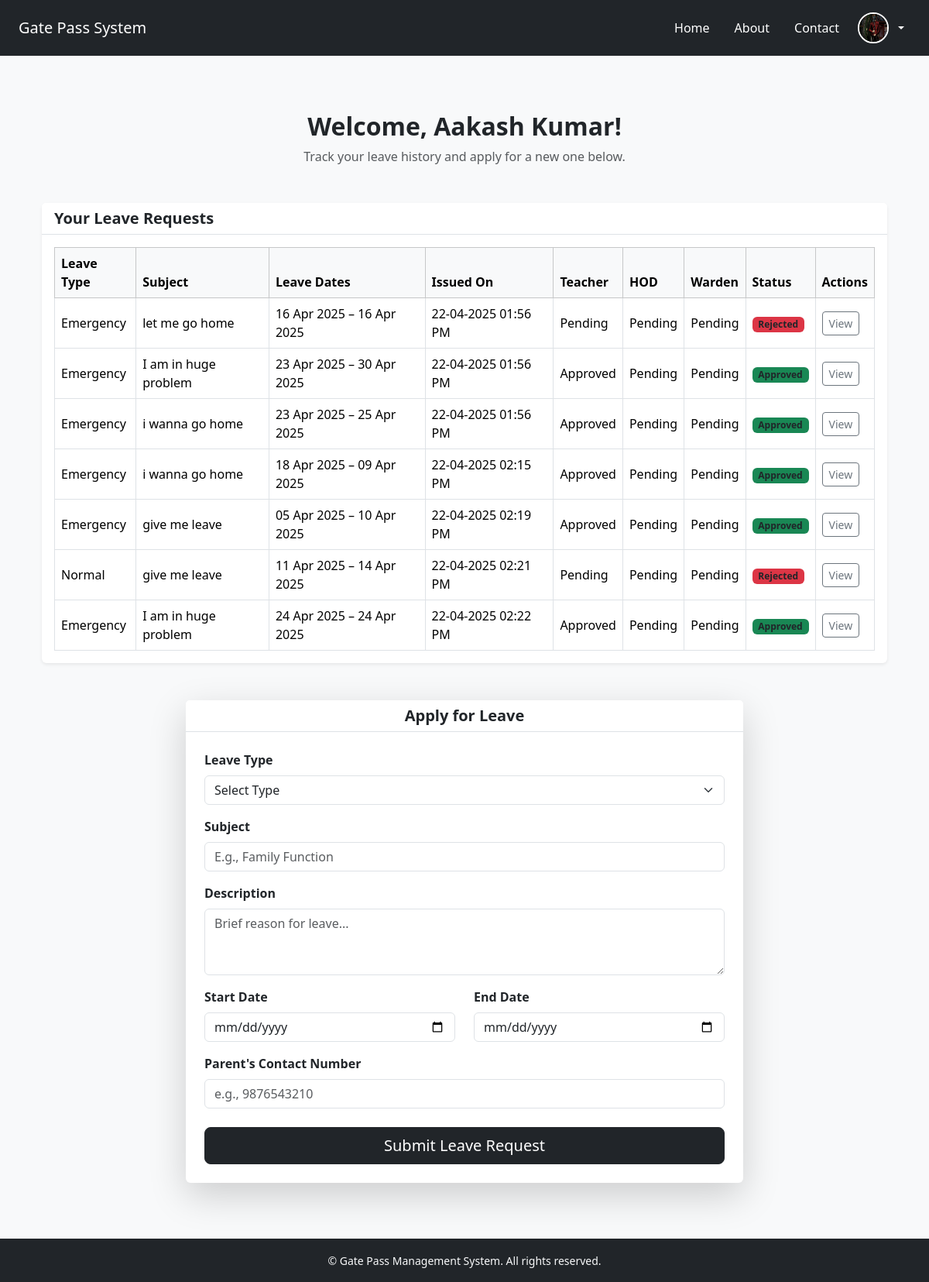
Page /student_dashboard (signed in) on the committed database.
### app/models.py (models this page shows)
class User(db.Model, UserMixin):
    id = db.Column(db.Integer, primary_key=True)
    username = db.Column(db.String(50), unique=True, nullable=False)
    email = db.Column(db.String(100), unique=True, nullable=False)
    password = db.Column(db.String(100), nullable=False)
    name = db.Column(db.String(100), nullable=False)
    dob = db.Column(db.Date)
    mobile = db.Column(db.String(15))
    usertype = db.Column(db.String(255))
    photo = db.Column(db.String(255))
    student_profile = db.relationship('Student', backref='user', uselist=False)
    faculty_profile = db.relationship('Faculty', backref='user', uselist=False)

class LeaveRequest(db.Model):
    id = db.Column(db.Integer, primary_key=True)
    student_id = db.Column(db.Integer, db.ForeignKey('student.id'), nullable=False)
    type = db.Column(db.String(50))  # e.g. Medical, Personal, etc.
    subject = db.Column(db.String(100))
    description = db.Column(db.Text)
    starting_date = db.Column(db.Date)
    ending_date = db.Column(db.Date)
    issue_date = db.Column(db.DateTime)
    parents_number = db.Column(db.String(15))
    approvedby_teacher = db.Column(db.String(100))
    approvedby_hod = db.Column(db.String(100))
    approvedby_warden = db.Column(db.String(100))
    final_status = db.Column(db.String(50))  # e.g. Pending, Approved, Rejected

### app/routes/student_routes.py (the view)
@stud_bp.route('/student_dashboard', methods=['GET'])
def student_dashboard():
    leave_requests = LeaveRequest.query.filter_by(student_id=current_user.student_profile.id).all()
    return render_template('dashboard/student_dashboard.html', leave_requests=leave_requests)

### app/__init__.py (called while the page is built)
@login_manager.user_loader
def load_user(user_id):
    return User.query.get(int(user_id))

### app/templates/dashboard/student_dashboard.html (shortened to what this page needs)
{% extends "base.html" %}
{% block content %}
<div class="container py-5">
  <div class="text-center mb-5">
    <h2 class="fw-bold">Welcome, {{ current_user.name }}!</h2>
    <p class="text-muted">Track your leave history and apply for a new one below.</p>
  </div>
  <div class="row justify-content-center mb-5">
    <div class="col-lg-12">
      <div class="card shadow-sm border-0">
        <div class="card-header bg-white border-bottom">
          <h5 class="mb-0 fw-semibold">Your Leave Requests</h5>
        </div>
        <div class="card-body p-3">
            {% if leave_requests %}
            <div class="table-responsive">
              <table class="table table-bordered table-hover align-middle mb-0">
                <thead class="table-light">
                  <tr>
                    <th>Leave Type</th>
                    <th>Subject</th>
                    <th>Leave Dates</th>
                    <th>Issued On</th>
                    <th>Teacher</th>
                    <th>HOD</th>
                    <th>Warden</th>
                    <th>Status</th>
                    <th>Actions</th>
                  </tr>
                </thead>
                <tbody>
                  {% for request in leave_requests %}
                  <tr>
                    <td>{{ request.type|capitalize }}</td>
                    <td>{{ request.subject }}</td>
                    <td>{{ request.starting_date.strftime('%d %b %Y') }} – {{ request.ending_date.strftime('%d %b %Y') }}</td>
                    {% if  request.issue_date %}
                      <td>{{ request.issue_date.strftime("%d-%m-%Y %I:%M %p") }} </td>
                    {% else %}
                      <td>Not issued yet</td>
                    {% endif %}
                    <td>{{ request.approvedby_teacher or "Not yet" }} </td>
                    <td>{{ request.approvedby_hod or "Not yet" }}</td>
                    <td>{{ request.approvedby_warden or "Not yet" }}</td>
                    <td>
                      {% if request.final_status.lower() == "approved" %}
                      <span class="badge bg-success text-dark">{{request.final_status}}</span>
                      {% elif request.final_status.lower() == "rejected"  %}
                      <span class="badge bg-danger text-dark">{{request.final_status}}</span>
                      {% else %}
                      <span class="badge bg-warning text-dark">{{request.final_status}}</span>
                      {% endif %}
                    </td>
                    <td>
                        {% if request.final_status == 'Pending' %}
                          <form action="{{ url_for('stud.cancel_leave', leave_id=request.id) }}" method="POST" style="display:inline;">
                            <button type="submit" class="btn btn-outline-danger btn-sm" onclick="return confirm('Are you sure you want to cancel this leave request?');">Cancel</button>
                          </form>
                        {% else %}
                          <a href="{{ url_for('stud.leave_req', leave_id=request.id) }}" class="btn btn-outline-secondary btn-sm">View</a>
                        {% endif %}
                      </td>
                  </tr>
                  {% endfor %}
                </tbody>
              </table>
            </div>
            {% else %}
              <p class="text-muted">You have not submitted any leave requests yet.</p>
            {% endif %}
          </div>
      </div>
    </div>
  </div>
  <div class="row justify-content-center">
    <div class="col-lg-8">
      <div class="card shadow-lg border-0">
        <div class="card-header bg-white border-bottom text-center">
          <h5 class="mb-0 fw-semibold">Apply for Leave</h5>
        </div>
        <div class="card-body p-4">
          <form method="POST" action="{{ url_for('stud.leave_req') }}">
            <div class="mb-3">
              <label class="form-label fw-semibold">Leave Type</label>
              <select name="leave_type" class="form-select" required>
                <option value="" disabled selected>Select Type</option>
              </select>
            </div>
            <div class="mb-3">
              <label class="form-label fw-semibold">Subject</label>
              <input type="text" name="subject" class="form-control" placeholder="E.g., Family Function" required>
            </div>
            <div class="mb-3">
              <label class="form-label fw-semibold">Description</label>
              <textarea name="description" class="form-control" rows="3" placeholder="Brief reason for leave..." required></textarea>
            </div>
            <div class="row">
              <div class="col-md-6 mb-3">
                <label class="form-label fw-semibold">Start Date</label>
                <input type="date" name="start_date" class="form-control" required>
              </div>
              <div class="col-md-6 mb-3">
                <label class="form-label fw-semibold">End Date</label>
                <input type="date" name="end_date" class="form-control" required>
              </div>
            </div>
            <div class="mb-4">
              <label class="form-label fw-semibold">Parent's Contact Number</label>
              <input type="tel" name="parent_contact" class="form-control" placeholder="e.g., 9876543210" required>
            </div>
            <div class="d-grid">
              <button type="submit" class="btn btn-dark btn-lg">Submit Leave Request</button>
            </div>
          </form>
        </div>
      </div>
    </div>
  </div>
</div>
{% endblock %}

### app/templates/base.html (shortened to what this page needs)
<!DOCTYPE html>
<html lang="en">
<head>
  <link href="https://cdn.jsdelivr.net/npm/bootstrap@5.3.2/dist/css/bootstrap.min.css" rel="stylesheet">
  <link href="https://cdn.jsdelivr.net/npm/bootstrap-icons@1.10.5/font/bootstrap-icons.css" rel="stylesheet">
</head>
<body class="d-flex flex-column min-vh-100 bg-light">
<nav class="navbar navbar-expand-lg navbar-dark bg-dark">
  <div class="container-fluid px-4">
    <a id="nav-title" class="navbar-brand" href="/">Gate Pass System</a>
    <div class="collapse navbar-collapse justify-content-end" id="navbarNav">
      <ul class="navbar-nav align-items-lg-center">
        <li class="nav-item mx-2">
          <a class="nav-link text-white" href="/">Home</a>
        </li>
        <li class="nav-item mx-2">
          <a class="nav-link text-white" href="/about">About</a>
        </li>
        <li class="nav-item mx-2">
          <a class="nav-link text-white" href="/contact">Contact</a>
        </li>
        {% if current_user.is_authenticated %}
        <li class="nav-item dropdown">
          <a class="nav-link dropdown-toggle text-white d-flex align-items-center" href="#" id="navbarProfileDropdown"
             role="button" data-bs-toggle="dropdown" aria-expanded="false">
            {% if current_user.photo %}
            <img src="{{ url_for('static', filename='profile/' + current_user.photo) }}" alt="Profile Picture"
                 class="rounded-circle me-2 border border-2 border-white" width="40" height="40">
            {% else %}
            <img src="{{ url_for('static', filename='profile/default-avatar.png') }}" alt="Profile"
                 class="rounded-circle me-2 border border-2 border-white" width="40" height="40">
            {% endif %}
          </a>
        </li>
        {% else %}
        <li class="nav-item ms-lg-3 mt-2 mt-lg-0">
          <a class="btn btn-outline-light px-3" href="{{ url_for('auth.login') }}">Login</a>
        </li>
        {% endif %}
      </ul>
    </div>
  </div>
</nav>
  <main class="flex-grow-1 py-4">
    <div class="container">
      {% block content %}{% endblock %}
    </div>
  </main>
  <footer class="bg-dark text-light py-3 mt-auto">
    <div class="container text-center">
      <small>&copy; {{ current_year }} Gate Pass Management System. All rights reserved.</small>
    </div>
  </footer>
</body>
</html>

### rows in the picture
User: photo (picture), name "Aakash Kumar"
LeaveRequest: type "Emergency", subject "let me go home", starting_date "16 Apr 2025", ending_date "16 Apr 2025", issue_date "22-04-2025 01:56 PM", approvedby_teacher "Pending", approvedby_hod "Pending", approvedby_warden "Pending", final_status "Rejected"
LeaveRequest: type "Emergency", subject "I am in huge problem", starting_date "23 Apr 2025", ending_date "30 Apr 2025", issue_date "22-04-2025 01:56 PM", approvedby_teacher "Approved", approvedby_hod "Pending", approvedby_warden "Pending", final_status "Approved"
LeaveRequest: type "Emergency", subject "i wanna go home", starting_date "23 Apr 2025", ending_date "25 Apr 2025", issue_date "22-04-2025 01:56 PM", approvedby_teacher "Approved", approvedby_hod "Pending", approvedby_warden "Pending", final_status "Approved"
LeaveRequest: type "Emergency", subject "i wanna go home", starting_date "18 Apr 2025", ending_date "09 Apr 2025", issue_date "22-04-2025 02:15 PM", approvedby_teacher "Approved", approvedby_hod "Pending", approvedby_warden "Pending", final_status "Approved"
LeaveRequest: type "Emergency", subject "give me leave", starting_date "05 Apr 2025", ending_date "10 Apr 2025", issue_date "22-04-2025 02:19 PM", approvedby_teacher "Approved", approvedby_hod "Pending", approvedby_warden "Pending", final_status "Approved"
LeaveRequest: type "Normal", subject "give me leave", starting_date "11 Apr 2025", ending_date "14 Apr 2025", issue_date "22-04-2025 02:21 PM", approvedby_teacher "Pending", approvedby_hod "Pending", approvedby_warden "Pending", final_status "Rejected"
LeaveRequest: type "Emergency", subject "I am in huge problem", starting_date "24 Apr 2025", ending_date "24 Apr 2025", issue_date "22-04-2025 02:22 PM", approvedby_teacher "Approved", approvedby_hod "Pending", approvedby_warden "Pending", final_status "Approved"
